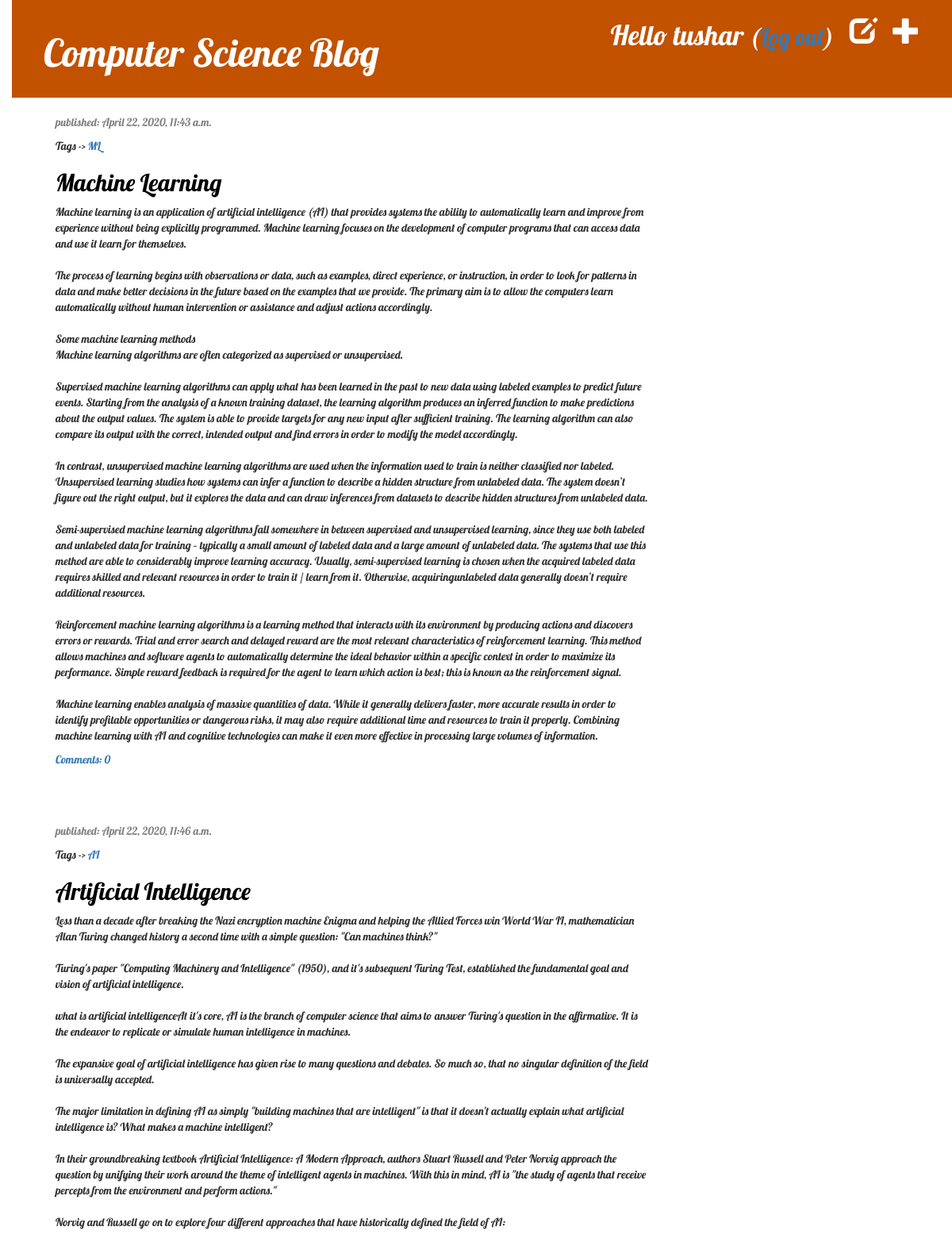
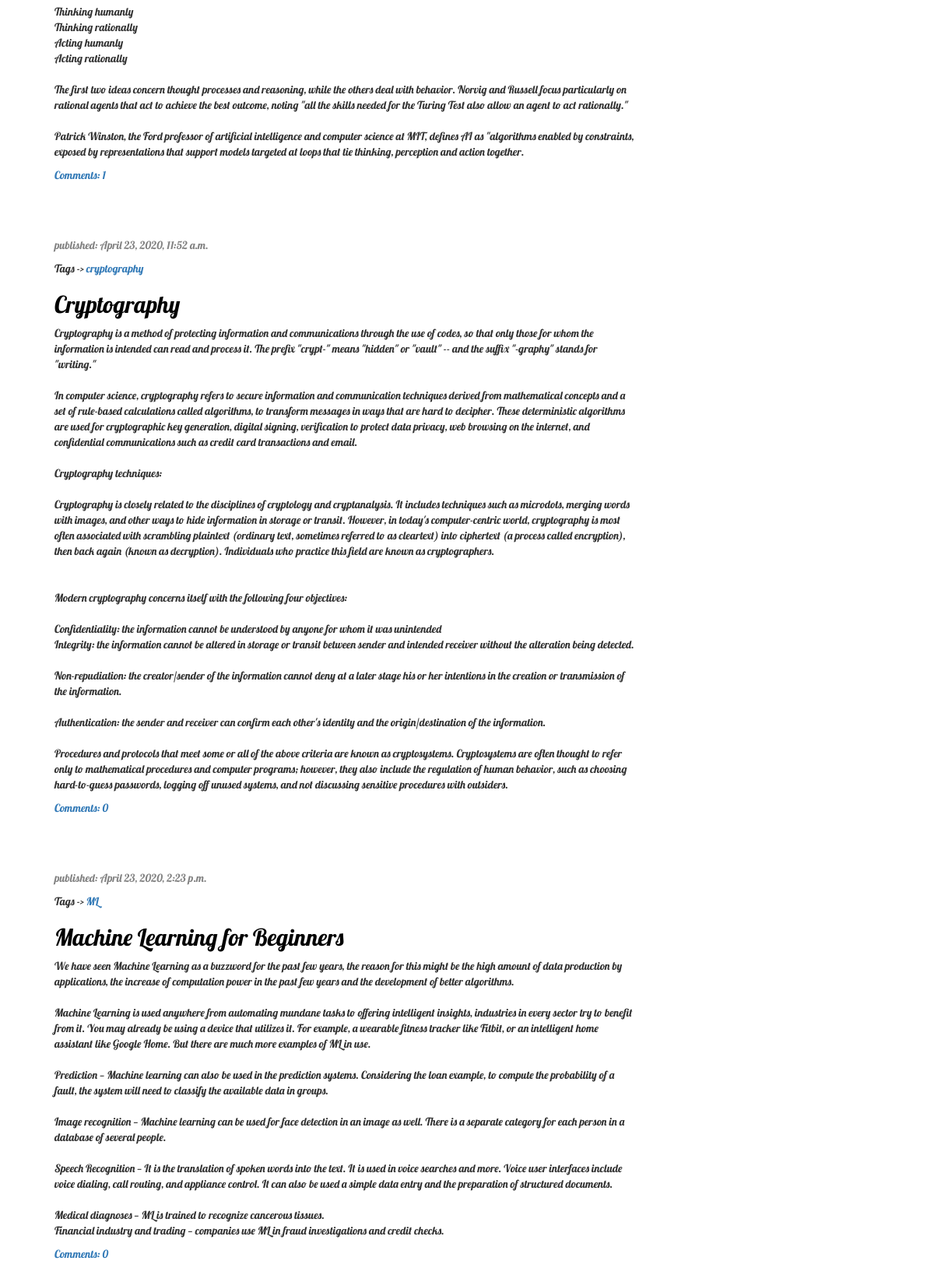
The app's page / (signed in) with its own data (2 pictures, top to bottom).
### blog/models.py (models this page shows, shortened)
class Post(models.Model):
    author = models.ForeignKey(settings.AUTH_USER_MODEL, on_delete=models.CASCADE)
    title = models.CharField(max_length=200)
    text = models.TextField()
    created_date = models.DateTimeField(default=timezone.now)
    published_date = models.DateTimeField(blank=True, null=True)
    tags = TaggableManager()
    def approved_comments(self):
        return self.comments.filter(approved_comment=True)

### blog/views.py (the view)
# urls.py: path('', views.post_list, name='post_list'),
def post_list(request):
    posts = Post.objects.filter(published_date__lte=timezone.now()).order_by('published_date')
    return render(request, 'blog/post_list.html', {'posts': posts})

### blog/templates/blog/post_list.html (shortened to what this page needs)
{% extends 'blog/base.html' %}
{% block content %}
    {% for post in posts %}
        <div class="post">
            <div class="date">
                <p>published: {{ post.published_date }}</p>
            </div>
            {% for tag in post.tags.all %}
                     Tags -> <a href="{% url 'tag_posts' tag=tag %}">{{tag}}</a>
            {% endfor %}
            <h2><a href="{% url 'post_detail' pk=post.pk %}">{{ post.title }}</a></h2>
            <p>{{ post.text|linebreaksbr }}</p>
            <a href="{% url 'post_detail' pk=post.pk %}">Comments: {{ post.approved_comments.count }}</a>
        </div>
    {% endfor %}
{% endblock %}

### blog/templates/blog/base.html (shortened to what this page needs)
{% load static %}
<html>
    <head>
        <link rel="stylesheet" href="//maxcdn.bootstrapcdn.com/bootstrap/3.2.0/css/bootstrap.min.css">
        <link rel="stylesheet" href="//maxcdn.bootstrapcdn.com/bootstrap/3.2.0/css/bootstrap-theme.min.css">
        <link rel="stylesheet" href="{% static 'css/blog.css' %}">
    </head>
    <body>
        <div class="page-header">
            {% if user.is_authenticated %}
                <a href="{% url 'post_new' %}" class="top-menu"><span class="glyphicon glyphicon-plus"></span></a>
                <a href="{% url 'post_draft_list' %}" class="top-menu"><span class="glyphicon glyphicon-edit"></span></a>
                <p class="top-menu">Hello {{ user.username }} <small>(<a href="{% url 'logout' %}">Log out</a>)</small></p>
            {% else %}
                <a href="{% url 'login' %}" class="top-menu"><span class="glyphicon glyphicon-lock"></span></a>
            {% endif %}
            <h1><a href="/">Computer Science Blog</a></h1>
        </div>
        <div class="content container">
            <div class="row">
                <div class="col-md-8">
                {% block content %}
                {% endblock %}
                </div>
            </div>
        </div>
    </body>
</html>

### blog/static/css/blog.css (style rules this page uses)
h1 a, h2 a { color: #C25100; }
body { padding-left: 15px; font-family: 'Lobster'; }
.page-header { background-color: #C25100; margin-top: 0; padding: 20px 20px 20px 40px; }
.page-header h1, .page-header h1 a, .page-header h1 a:visited, .page-header h1 a:active { color: #ffffff; font-size: 36pt; text-decoration: none; }
.content { margin-left: 40px; }
h1, h2, h3, h4 { font-family: 'Lobster', cursive; }
.date { color: #828282; }
.top-menu, .top-menu:hover, .top-menu:visited { color: #ffffff; float: right; font-size: 26pt; margin-right: 20px; }
.post { margin-bottom: 70px; }
.post h2 a, .post h2 a:visited { color: #000000; }

### records on screen
Post: published_date "April 22, 2020, 11:43 a.m.", title "Machine Learning", text "Machine learning is an application of artificial intelligence (AI) that provides systems the ability to automatically learn and improve from experience without being explicitly programmed. Machine learning focuses on the development of computer programs that can access data and use it learn for themselves. The process of learning begins with observations or data, such as examples, direct experience, or instruction, in order to look for patterns in data and make better decisions in the future based on the examples that we provide. The primary aim is to allow the computers learn automatically without human intervention or assistance and adjust actions accordingly. Some machine learning…", approved_comments.count "0"
Tag: name "ML"
Post: published_date "April 22, 2020, 11:46 a.m.", title "Artificial Intelligence", text "Less than a decade after breaking the Nazi encryption machine Enigma and helping the Allied Forces win World War II, mathematician Alan Turing changed history a second time with a simple question: \"Can machines think?\" Turing's paper \"Computing Machinery and Intelligence\" (1950), and it's subsequent Turing Test, established the fundamental goal and vision of artificial intelligence. what is artificial intelligenceAt it's core, AI is the branch of computer science that aims to answer Turing's question in the affirmative. It is the endeavor to replicate or simulate human intelligence in machines. The expansive goal of artificial intelligence has given rise to many questions and debates. So…", approved_comments.count "1"
Tag: name "AI"
Post: published_date "April 23, 2020, 11:52 a.m.", title "Cryptography", text "Cryptography is a method of protecting information and communications through the use of codes, so that only those for whom the information is intended can read and process it. The prefix \"crypt-\" means \"hidden\" or \"vault\" -- and the suffix \"-graphy\" stands for \"writing.\" In computer science, cryptography refers to secure information and communication techniques derived from mathematical concepts and a set of rule-based calculations called algorithms, to transform messages in ways that are hard to decipher. These deterministic algorithms are used for cryptographic key generation, digital signing, verification to protect data privacy, web browsing on the internet, and confidential…", approved_comments.count "0"
Tag: name "cryptography"
Post: published_date "April 23, 2020, 2:23 p.m.", title "Machine Learning for Beginners", text "We have seen Machine Learning as a buzzword for the past few years, the reason for this might be the high amount of data production by applications, the increase of computation power in the past few years and the development of better algorithms. Machine Learning is used anywhere from automating mundane tasks to offering intelligent insights, industries in every sector try to benefit from it. You may already be using a device that utilizes it. For example, a wearable fitness tracker like Fitbit, or an intelligent home assistant like Google Home. But there are much more examples of ML in use. Prediction — Machine learning can also be used in the prediction systems. Considering the loan…", approved_comments.count "0"

### other values on screen
{{ user.username }} "tushar"
